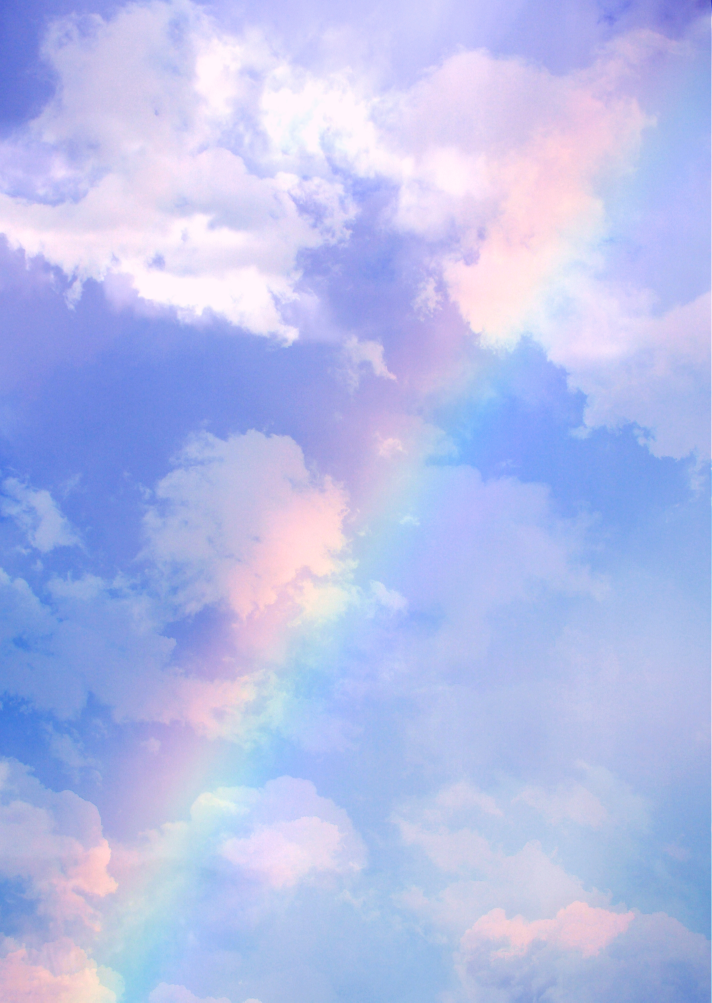
#> input picture input_images/sample.jpg, 2848 x 4009 px (shown at 1/4 size); its folder holds only this picture in this run
$ python resize.py
#> lines starting #> are read from the running program, lines starting #| are printed output that depends on the picture
import os
from PIL import Image

input_folder="input_images"
output_folder="output_images"
os.makedirs(output_folder,exist_ok=True)

#リサイズ後のサイズ
new_width= 800
new_height= 600

for filename in os.listdir(input_folder):
    if filename.lower().endswith((".jpg",".jpeg",".png")):
        img_path= os.path.join(input_folder,filename)
        img= Image.open(img_path)
#> img is the input picture: PIL image 2848x4009 RGB; mean R, G, B 180.8, 189.7, 234.8
        #リサイズ
        resized_img= img.resize((new_width,new_height))
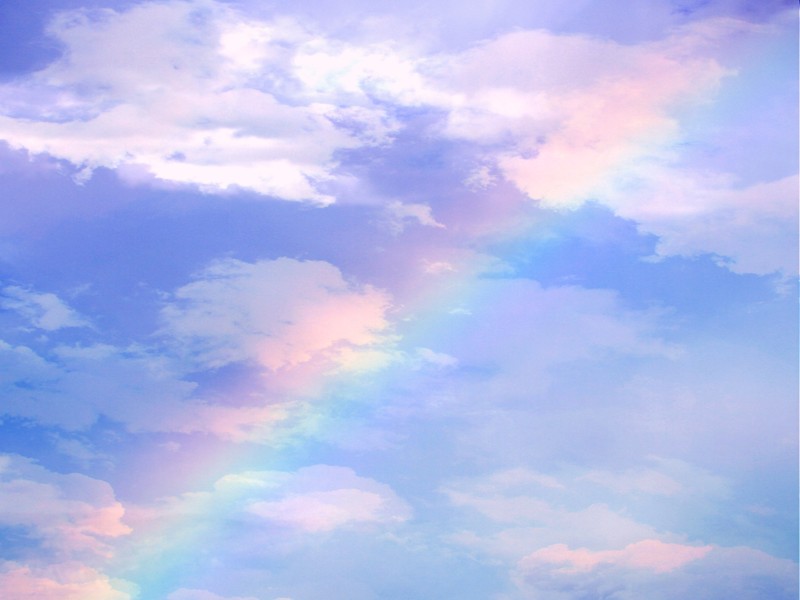
#> resized_img: PIL image 800x600 RGB; mean R, G, B 180.8, 189.7, 234.8
        #保存
        save_path= os.path.join(output_folder,filename)
        resized_img.save(save_path)

        print(f"{filename}をリサイズしました")
print("画像処理が完了しました")
